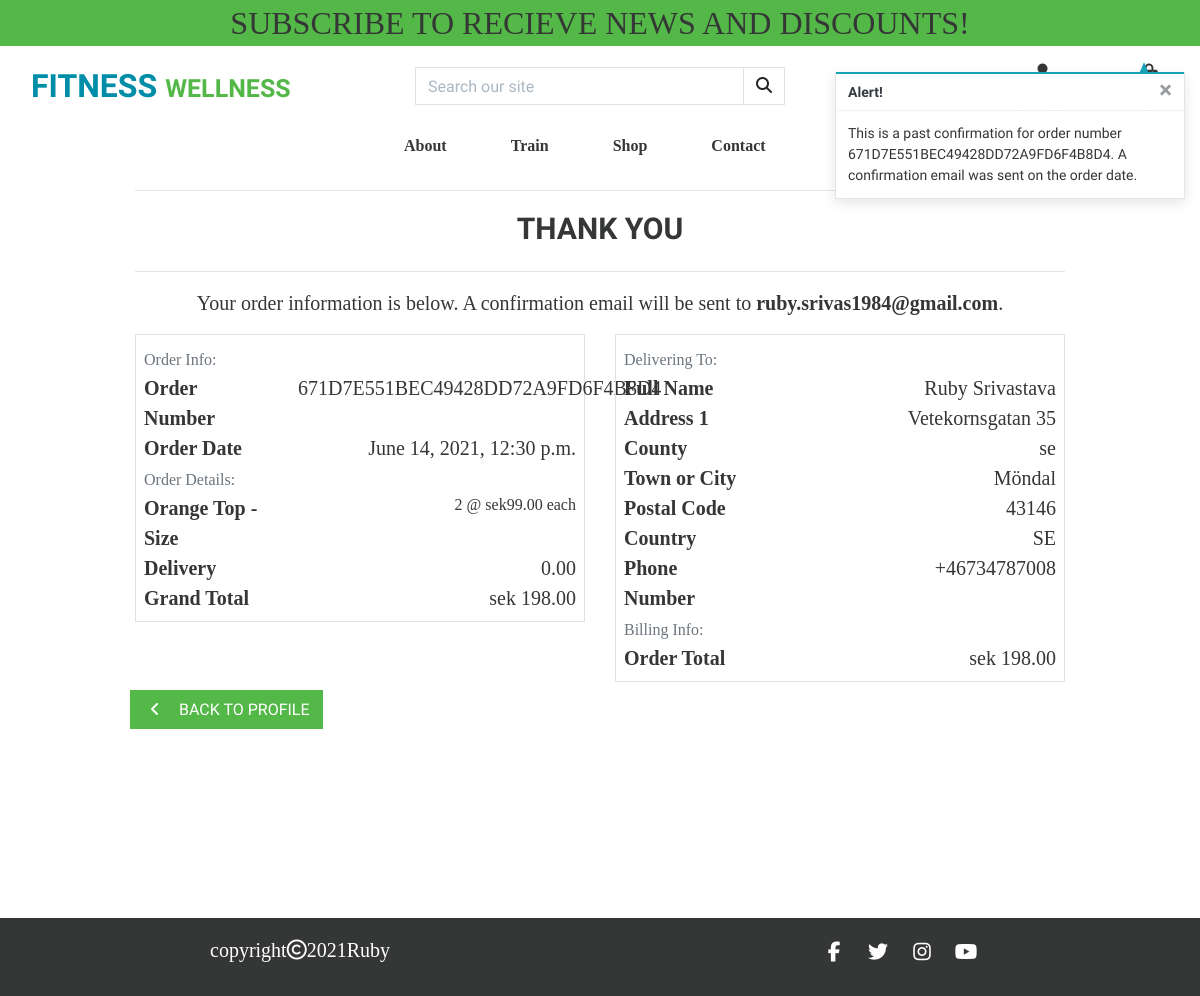
Page /profile/order_history/671D7E551BEC49428DD72A9FD6F4B8D4 on the committed database.
### checkout/models.py (models this page shows, shortened)
class Order(models.Model):
    order_number = models.CharField(max_length=32, null=False, editable=False)
    user_profile = models.ForeignKey(UserProfile, on_delete=models.SET_NULL,
                                     null=True, blank=True, related_name='orders')
    full_name = models.CharField(max_length=50, null=False, blank=False)
    email = models.EmailField(max_length=254, null=False, blank=False)
    phone_number = models.CharField(max_length=20, null=False, blank=False)
    country = CountryField(blank_label='Country *', null=False, blank=False)
    postcode = models.CharField(max_length=20, null=True, blank=True)
    town_or_city = models.CharField(max_length=40, null=False, blank=False)
    street_address1 = models.CharField(max_length=80, null=False, blank=False)
    street_address2 = models.CharField(max_length=80, null=True, blank=True)
    county = models.CharField(max_length=80, null=True, blank=True)
    date = models.DateTimeField(auto_now_add=True)
    delivery_cost = models.DecimalField(max_digits=6, decimal_places=2, null=False, default=0)
    order_total = models.DecimalField(max_digits=10, decimal_places=2, null=False, default=0)
    grand_total = models.DecimalField(max_digits=10, decimal_places=2, null=False, default=0)
    original_bag = models.TextField(null=False, blank=False, default='')
    stripe_pid = models.CharField(max_length=254, null=False, blank=False, default='')

class OrderLineItem(models.Model):
    order = models.ForeignKey(Order, null=False, blank=False, on_delete=models.CASCADE, related_name='lineitems')
    product = models.ForeignKey(Product, null=False, blank=False, on_delete=models.CASCADE)
    product_size = models.CharField(max_length=2, null=True, blank=True) # XS, S, M, L, XL
    quantity = models.IntegerField(null=False, blank=False, default=0)
    lineitem_total = models.DecimalField(max_digits=6, decimal_places=2, null=False, blank=False, editable=False)

### products/models.py (models this page shows, shortened)
class Product(models.Model):
    category = models.ForeignKey('Category', null=True, blank=True, on_delete=models.SET_NULL)
    sku = models.CharField(max_length=254, null=True, blank=True)
    name = models.CharField(max_length=254)
    description = models.TextField()
    has_sizes = models.BooleanField(default=False, null=True, blank=True)
    price = models.DecimalField(max_digits=6, decimal_places=2)
    rating = models.DecimalField(max_digits=6, decimal_places=2, null=True, blank=True)
    image_url = models.URLField(max_length=1024, null=True, blank=True)
    image = models.ImageField(null=True, blank=True)

### profiles/views.py (the view)
# urls.py: path('order_history/<order_number>', views.order_history, name='order_history'),
def order_history(request, order_number):
    order = get_object_or_404(Order, order_number=order_number)
    messages.info(request, (
        f'This is a past confirmation for order number {order_number}. '
        'A confirmation email was sent on the order date.'
    ))
    template = 'checkout/checkout_success.html'
    context = {
        'order': order,
        'from_profile': True,
    }
    return render(request, template, context)

### bag/contexts.py (called while the page is built, shortened)
def bag_contents(request):
    bag_items = []
    total = 0
    product_count = 0
    bag = request.session.get('bag', {})
    if total < settings.FREE_DELIVERY_THRESHOLD:
        delivery = total * Decimal(settings.STANDARD_DELIVERY_PERCENTAGE / 100)
        free_delivery_delta = settings.FREE_DELIVERY_THRESHOLD - total
    else:
        delivery = 0
        free_delivery_delta = 0
    grand_total = delivery + total
    context = {
        'bag_items': bag_items,
        'total': total,
        'product_count': product_count,
        'delivery': delivery,
        'free_delivery_delta': free_delivery_delta,
        'free_delivery_threshold': settings.FREE_DELIVERY_THRESHOLD,
        'grand_total': grand_total,
    }
    return context

### checkout/templates/checkout/checkout_success.html (shortened to what this page needs)
{% extends "base.html" %}
{% load static %}
{% block extra_css %}
<link rel="stylesheet" href="{% static 'checkout/css/checkout.css' %}">
{% endblock %}
{% block content %}
<div class="container gym-container">
    <div class="row">
        <div class="col">
            <hr>
            <h2 class="logo-font mb-4 gym-header">Thank You</h2>
            <hr>
            <p class="text-black gym-para">Your order information is below. A confirmation email will be sent to
                <strong>{{ order.email }}</strong>.</p>
        </div>
    </div>
    <div class="row">
        <div class="col-12 col-md-6 text-left">
            <div class="order-confirmation-wrapper p-2 border gym-para">
                <div class="row">
                    <div class="col">
                        <small class="text-muted">Order Info:</small>
                    </div>
                </div>
                <div class="row">
                    <div class="col-12 col-md-4">
                        <p class="mb-0 text-black font-weight-bold">Order Number</p>
                    </div>
                    <div class="col-12 col-md-8 text-md-right">
                        <p class="mb-0">{{ order.order_number }}</p>
                    </div>
                </div>
                <div class="row">
                    <div class="col-12 col-md-4">
                        <p class="mb-0 text-black font-weight-bold">Order Date</p>
                    </div>
                    <div class="col-12 col-md-8 text-md-right">
                        <p class="mb-0">{{ order.date }}</p>
                    </div>
                </div>
                <div class="row">
                    <div class="col">
                        <small class="text-muted">Order Details:</small>
                    </div>
                </div>
                {% for item in order.lineitems.all %}
                <div class="row">
                    <div class="col-12 col-md-4">
                        <p class="mb-0 text-black font-weight-bold">
                            {{ item.product.name }}{% if item.product_size %} - Size
                            {{ item.product.size|upper }}{% endif %}
                        </p>
                    </div>
                    <div class="col-12 col-md-8 text-md-right">
                        <p class="small mb-0">{{ item.quantity }} @ sek{{ item.product.price }} each</p>
                    </div>
                </div>
                {% endfor %}
                <div class="row">
                    <div class="col-12 col-md-4">
                        <p class="mb-0 text-black font-weight-bold">Delivery</p>
                    </div>
                    <div class="col-12 col-md-8 text-md-right">
                        <p class="mb-0">{{ order.delivery_cost }}</p>
                    </div>
                </div>
                <div class="row">
                    <div class="col-12 col-md-4">
                        <p class="mb-0 text-black font-weight-bold">Grand Total</p>
                    </div>
                    <div class="col-12 col-md-8 text-md-right">
                        <p class="mb-0">sek {{ order.grand_total }}</p>
                    </div>
                </div>
            </div>
        </div>
        <div class="col-12 col-md-6 text-left">
            <div class="order-confirmation-wrapper p-2 border gym-para">
                <div class="row">
                    <div class="col">
                        <small class="text-muted">Delivering To:</small>
                    </div>
                </div>
                <div class="row">
                    <div class="col-12 col-md-4">
                        <p class="mb-0 text-black font-weight-bold">Full Name</p>
                    </div>
                    <div class="col-12 col-md-8 text-md-right">
                        <p class="mb-0">{{ order.full_name }}</p>
                    </div>
                </div>
                <div class="row">
                    <div class="col-12 col-md-4">
                        <p class="mb-0 text-black font-weight-bold">Address 1</p>
                    </div>
                    <div class="col-12 col-md-8 text-md-right">
                        <p class="mb-0">{{ order.street_address1 }}</p>
                    </div>
                </div>
                {% if order.county %}
                <div class="row">
                    <div class="col-12 col-md-4">
                        <p class="mb-0 text-black font-weight-bold">County</p>
                    </div>
                    <div class="col-12 col-md-8 text-md-right">
                        <p class="mb-0">{{ order.county }}</p>
                    </div>
                </div>
                {% endif %}
                <div class="row">
                    <div class="col-12 col-md-4">
                        <p class="mb-0 text-black font-weight-bold">Town or City</p>
                    </div>
                    <div class="col-12 col-md-8 text-md-right">
                        <p class="mb-0">{{ order.town_or_city }}</p>
                    </div>
                </div>
                {% if order.postcode %}
                <div class="row">
                    <div class="col-12 col-md-4">
                        <p class="mb-0 text-black font-weight-bold">Postal Code</p>
                    </div>
                    <div class="col-12 col-md-8 text-md-right">
                        <p class="mb-0">{{ order.postcode }}</p>
                    </div>
                </div>
                {% endif %}
                <div class="row">
                    <div class="col-12 col-md-4">
                        <p class="mb-0 text-black font-weight-bold">Country</p>
                    </div>
                    <div class="col-12 col-md-8 text-md-right">
                        <p class="mb-0">{{ order.country }}</p>
                    </div>
                </div>
                <div class="row">
                    <div class="col-12 col-md-4">
                        <p class="mb-0 text-black font-weight-bold">Phone Number</p>
                    </div>
                    <div class="col-12 col-md-8 text-md-right">
                        <p class="mb-0">{{ order.phone_number }}</p>
                    </div>
                </div>
                <div class="row">
                    <div class="col">
                        <small class="text-muted">Billing Info:</small>
                    </div>
                </div>
                <div class="row">
                    <div class="col-12 col-md-4">
                        <p class="mb-0 text-black font-weight-bold">Order Total</p>
                    </div>
                    <div class="col-12 col-md-8 text-md-right">
                        <p class="mb-0">sek {{ order.order_total }}</p>
                    </div>
                </div>
            </div>
        </div>
        <div class="row">
            <div class="col-12 text-right">
                {% if from_profile %}
                <a href="{% url 'profile' %}" class="btn btn-green rounded-0 my-2">
                    <span class="icon mr-2">
                        <i class="fas fa-angle-left"></i>
                    </span>
                    <span class="text-uppercase">Back to Profile</span>
                </a>
                {% endif %}
            </div>
        </div>
    </div>
</div>
{% endblock %}

### static/css/base.css (style rules this page uses)
html { height: 100%; }
body { min-height: calc(100vh - 56px); color: #343735; font-family: "rationale"; }
@media (min-width: 1200px) { .container { max-width: 80%; } }
.gym-container { color: #343735; align-items: center; text-align: center; min-height: calc(100vh - 56px); }
.gym-header { margin-top: 20px; margin-bottom:20px; font-size: 30px; font-weight: bold; text-transform: uppercase; }
.gym-para { font-size: 20px; font-family: "expo"; }
.btn-green { background-color: #54b848; color: #ffffff; margin:10px; }
.logo-font { text-transform: uppercase; }
.text-black { color: #343735; }
a { color: #343735; }
.icon { align-items: center; display: inline-flex; justify-content: center; height: 1.5rem; width: 1.5rem; }

### rows in the picture
Order: email "ruby.srivas1984@gmail.com", order_number "671D7E551BEC49428DD72A9FD6F4B8D4", date "June 14, 2021, 12:30 p.m.", delivery_cost "0.00", grand_total "198.00", full_name "Ruby Srivastava", street_address1 "Vetekornsgatan 35", county "se", town_or_city "Möndal", postcode "43146", country "SE", phone_number "+46734787008", order_total "198.00"
OrderLineItem: product.name "Orange Top", quantity "2", product.price "99.00"

### other values in the picture
{{ message }} "This is a past confirmation for order number 671D7E551BEC49428DD72A9FD6F4B8D4. A confirmation email was sent on the order date."
